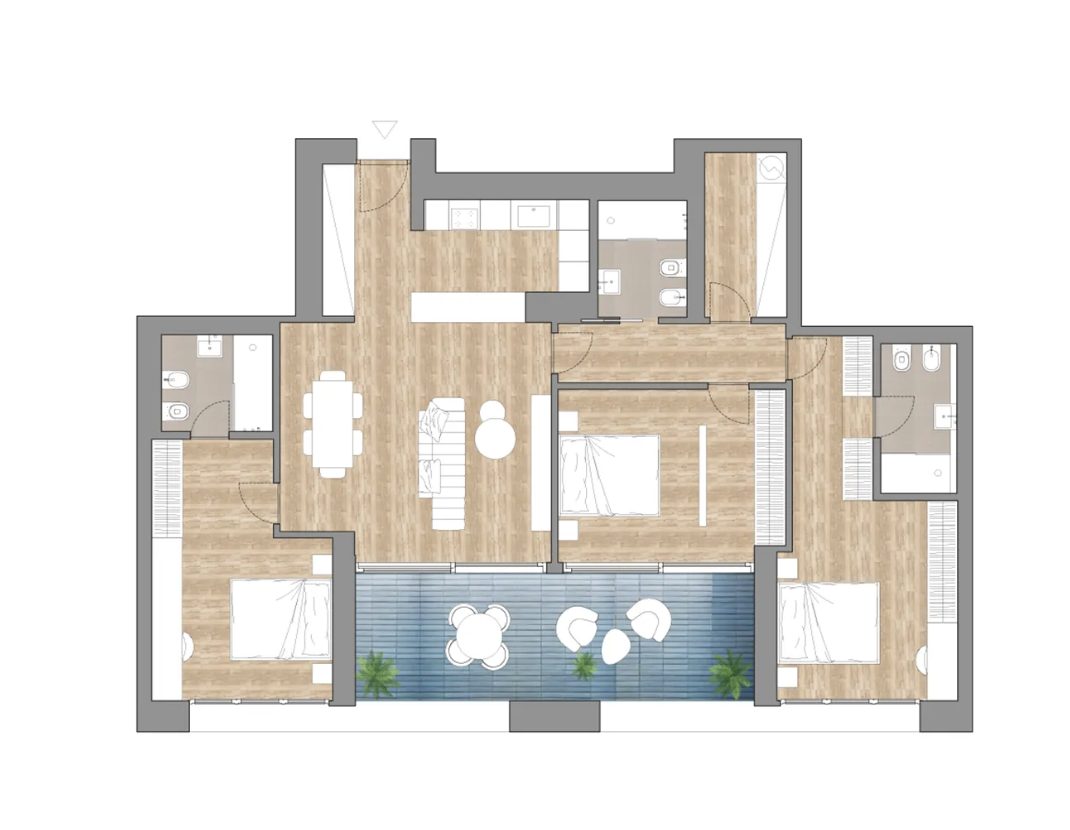
#> input picture samples/plan1.png, 1070 x 830 px
$ python -i augment.py   (imports and definitions only)
#> lines starting #> are read from the running program, lines starting #| are printed output that depends on the picture
#> further down, picture is the input picture: PIL image 1070x830 RGBA; mean R, G, B, A 228.2, 225.3, 220.7, 255
"""Safe, GEOMETRY-PRESERVING augmentation (pixel-level ONLY).

Never crop / shear / resize / rotate — those move pixels and would break the [0,1000]
coordinate labels. We only perturb appearance, to model real low-quality scans/PDFs:
brightness, contrast, blur (low-res softness), gaussian pixel noise, faint scan lines.
Applied on-the-fly in the SFT collator when config.AUGMENT is on; text stays readable.
"""
import random

import numpy as np
from PIL import Image, ImageEnhance, ImageFilter


def augment(img, rng=None):
    rng = rng or random
    if rng.random() < 0.7:
        img = ImageEnhance.Brightness(img).enhance(rng.uniform(0.82, 1.18))
    if rng.random() < 0.7:
        img = ImageEnhance.Contrast(img).enhance(rng.uniform(0.82, 1.25))
    if rng.random() < 0.3:
        img = img.filter(ImageFilter.GaussianBlur(rng.uniform(0.4, 1.1)))   # scan/low-res softness
    if rng.random() < 0.4:                                                   # gaussian pixel noise
        a = np.asarray(img).astype(np.float32)
        a += np.random.normal(0.0, rng.uniform(4.0, 16.0), a.shape)
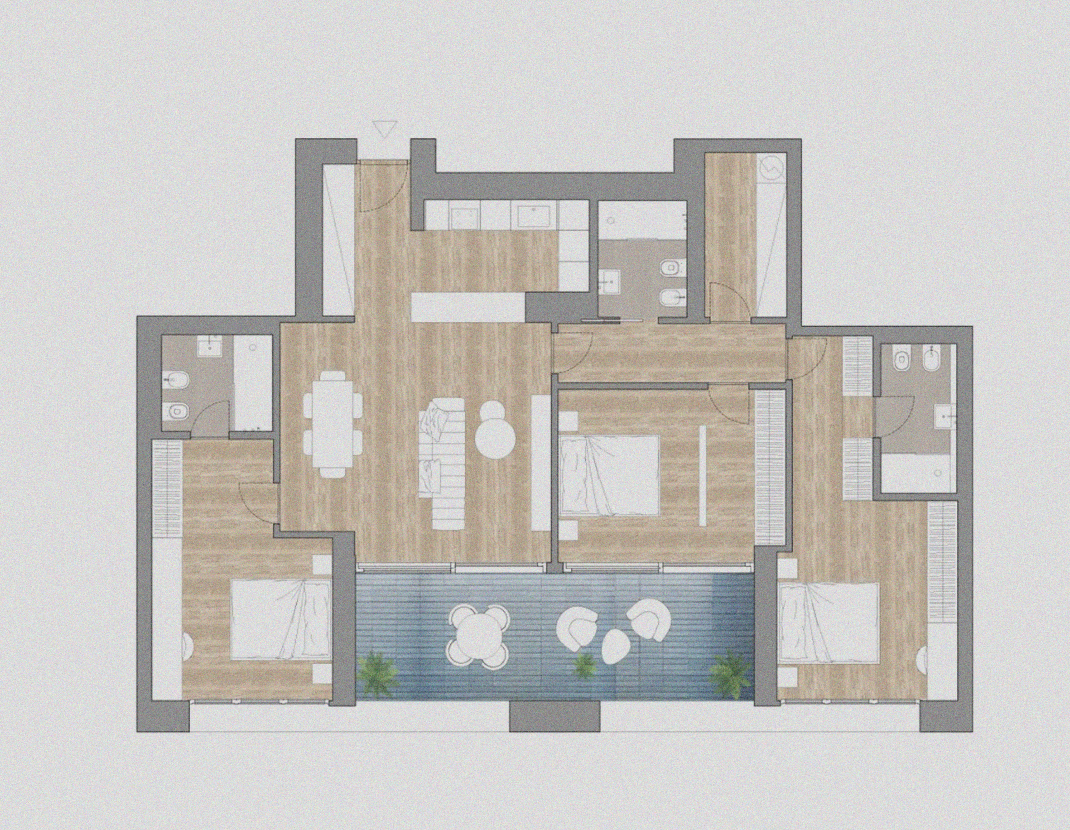
#> a: shape (830, 1070, 4) float32; mean R, G, B, A 228.3, 225.3, 220.7, 255; transparent parts drawn white
        img = Image.fromarray(np.clip(a, 0, 255).astype(np.uint8))
    if rng.random() < 0.15:                                                  # faint scan lines
        a = np.asarray(img).astype(np.float32)
        a[:: rng.choice([2, 3, 4]), :, :] *= rng.uniform(0.86, 0.97)
        img = Image.fromarray(np.clip(a, 0, 255).astype(np.uint8))
    return img

>>> from PIL import Image
>>> picture = Image.open('../samples/plan1.png')
>>> result = augment(picture)

$ run again, on samples/plan2.png
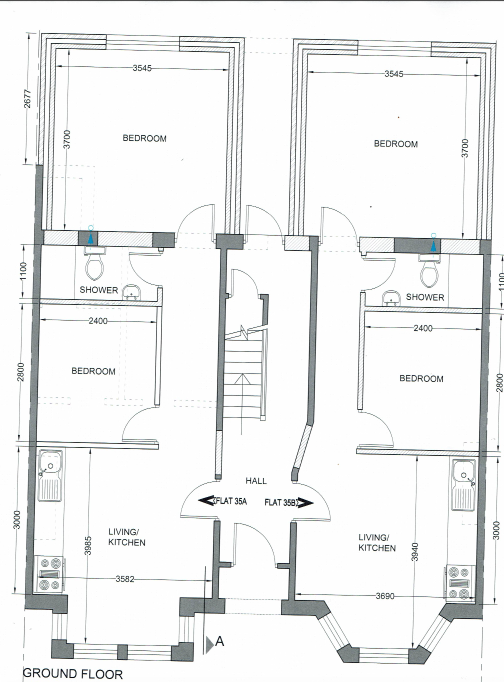
#> input picture samples/plan2.png, 1008 x 1364 px (shown at 1/2 size)
#> picture is the input picture: PIL image 1008x1364 RGBA; mean R, G, B, A 239.1, 240, 240, 255
#> in augment, `a += np.random.normal(0.0, rng.uniform(4.0, 16.0), a.shape)`:
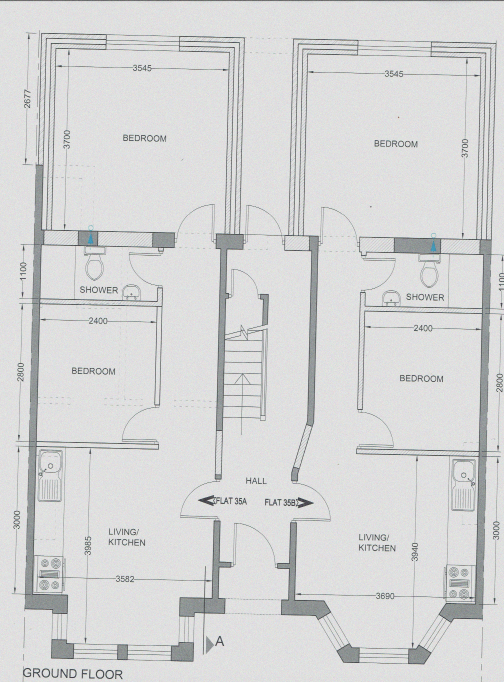
#> a: shape (1364, 1008, 4) float32 (shown at 1/2 size); mean R, G, B, A 239.2, 240.1, 240, 255.1; transparent parts drawn white

$ run again, on samples/plan3.png
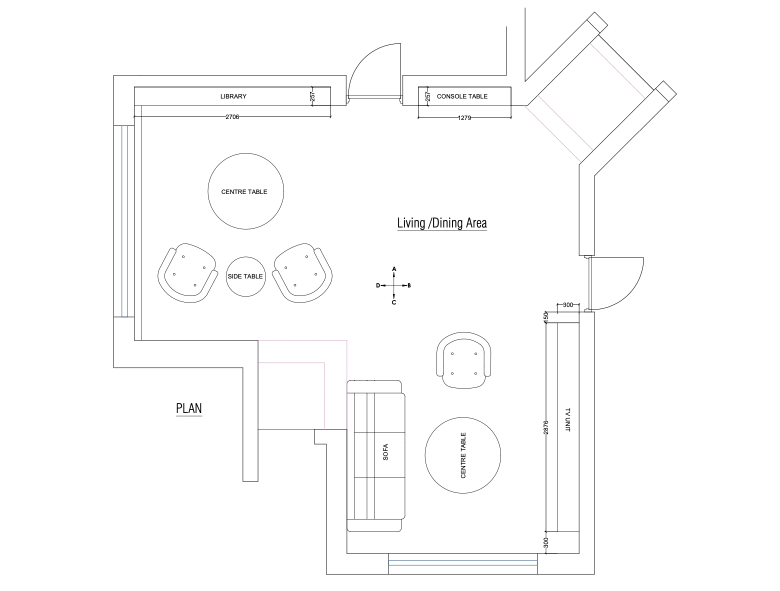
#> input picture samples/plan3.png, 1560 x 1182 px (shown at 1/2 size)
#> picture is the input picture: PIL image 1560x1182 RGBA; mean R, G, B, A 252.1, 252.1, 252.1, 255
#> in augment, `a += np.random.normal(0.0, rng.uniform(4.0, 16.0), a.shape)`:
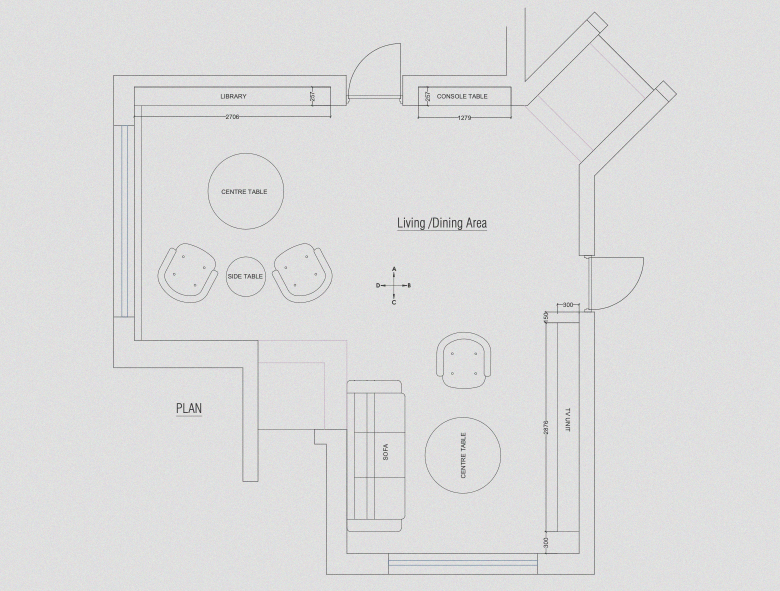
#> a: shape (1182, 1560, 4) float32 (shown at 1/2 size); mean R, G, B, A 252.2, 252.2, 252.3, 255.1; transparent parts drawn white

$ run again, on samples/plan4.png
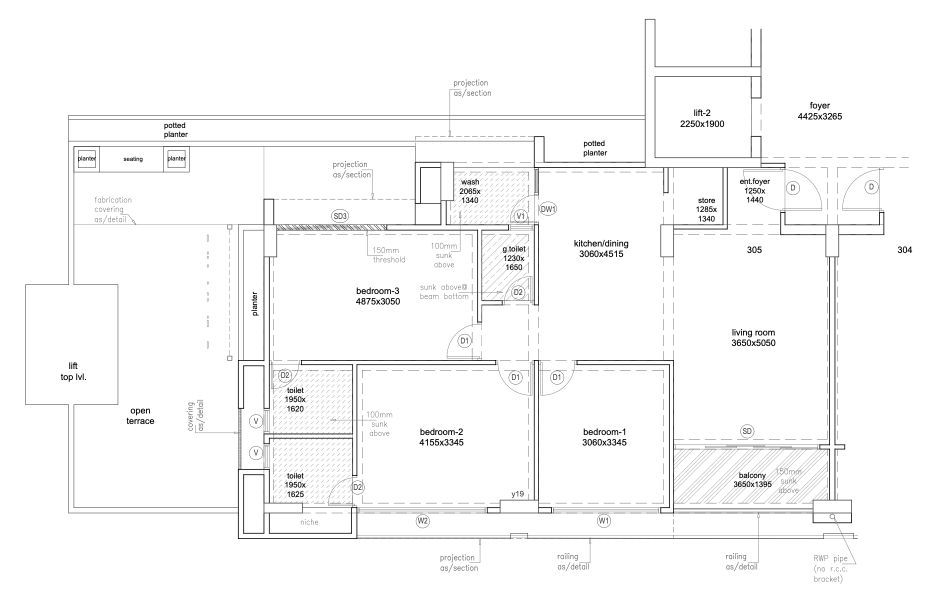
#> input picture samples/plan4.png, 1876 x 1200 px (shown at 1/2 size)
#> picture is the input picture: PIL image 1876x1200 RGBA; mean R, G, B, A 248.7, 248.7, 248.7, 255
#> in augment, `a += np.random.normal(0.0, rng.uniform(4.0, 16.0), a.shape)`:
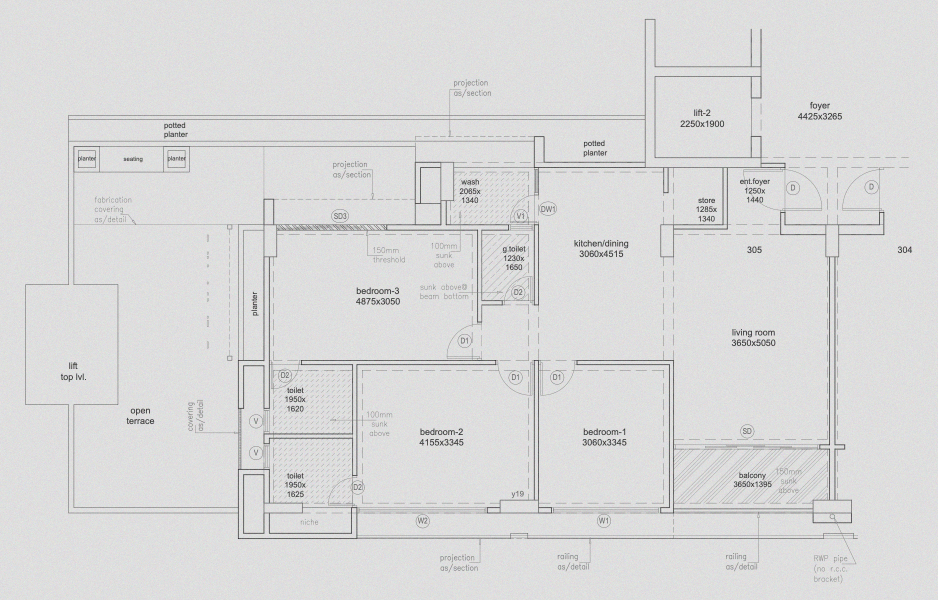
#> a: shape (1200, 1876, 4) float32 (shown at 1/2 size); mean R, G, B, A 248.9, 248.9, 248.9, 255.2; transparent parts drawn white
